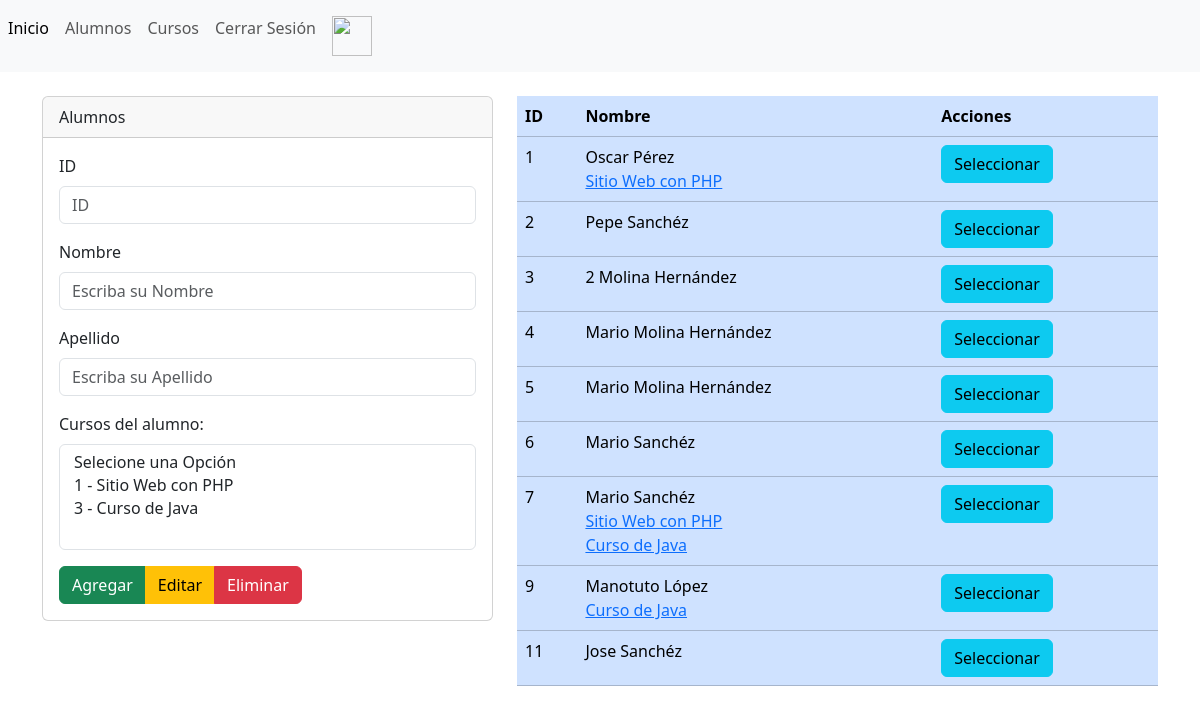
The page /secciones/vista_alumnos.php (signed in) on the database its author committed.
### tables this page shows
CREATE TABLE `alumnos` (
  `id` int(11) NOT NULL AUTO_INCREMENT,
  `nombres` varchar(255) NOT NULL,
  `apellidos` varchar(255) NOT NULL,
  PRIMARY KEY (`id`)
);

CREATE TABLE `cursos` (
  `id` int(11) NOT NULL AUTO_INCREMENT,
  `nombre_curso` varchar(255) NOT NULL,
  PRIMARY KEY (`id`)
);

### secciones/alumnos.php (called while the page is built, shortened)
<?php
$conexionBD = BD::crearInstancia();
$id = isset($_POST['id']) ? $_POST['id'] : '';
$nombres = isset($_POST['nombres']) ? $_POST['nombres'] : '';
$apellidos = isset($_POST['apellidos']) ? $_POST['apellidos'] : '';
$sql = "SELECT * FROM alumnos";
$listaAlumnos = $conexionBD->query($sql);
$alumnos = $listaAlumnos->fetchAll();
foreach ($alumnos as $clave => $alumno) {
    $sql = "SELECT * FROM cursos WHERE id IN (SELECT id_curso FROM alumnos_cursos WHERE id_alumno=:id_alumno)";
    $consulta = $conexionBD->prepare($sql);
    $consulta->bindParam(':id_alumno', $alumno['id']);
    $consulta->execute();
    $cursos_alumno = $consulta->fetchAll();
    $alumnos[$clave]['cursos'] = $cursos_alumno;
}
$sql = "SELECT * FROM cursos";
$listaCursos = $conexionBD->query($sql);
$cursos = $listaCursos->fetchAll();

### secciones/vista_alumnos.php (the view, shortened to what this page needs)
<?php include("../templates/cabecera.php"); ?>
<?php include("alumnos.php"); ?>
<div class="container">
    <div class="row">
        <div class="clo-12">
            <br>
            <div class="row">
                <div class="col-5">
                    <form action="" method="post">
                        <div class="card">
                            <div class="card-header">
                                Alumnos
                            </div>
                            <div class="card-body">
                                <div class="mb-3">
                                    <label for="" class="form-label">ID</label>
                                    <input
                                        type="text"
                                        class="form-control"
                                        name="id"
                                        value="<?php echo $id; ?>"
                                        id="id"
                                        aria-describedby=""
                                        placeholder="ID" />
                                </div>
                                <div class="mb-3">
                                    <label for="" class="form-label">Nombre</label>
                                    <input
                                        type="text"
                                        class="form-control"
                                        name="nombres"
                                        value="<?php echo $nombres; ?>"
                                        id="nombres"
                                        aria-describedby="helpId"
                                        placeholder="Escriba su Nombre" />
                                </div>
                                <div class="mb-3">
                                    <label for="" class="form-label">Apellido</label>
                                    <input
                                        type="text"
                                        class="form-control"
                                        name="apellidos"
                                        value="<?php echo $apellidos; ?>"
                                        id="apellidos"
                                        aria-describedby="helpId"
                                        placeholder="Escriba su Apellido" />
                                </div>
                                <div class="mb-3">
                                    <label for="" class="form-label">Cursos del alumno:</label>
                                    <select multiple class="form-control" name="cursos[]" id="listaCursos">
                                        <option>Selecione una Opción</option>
                                        <?php foreach ($cursos as $curso) { ?>
                                            <option
                                                <?php
                                                if (!empty($arreglo_cursos)):
                                                    if (in_array($curso['id'], $arreglo_cursos)):
                                                        echo "Selected";
                                                    endif;
                                                endif;
                                                ?>
                                                value="<?php echo $curso['id']; ?>">
                                            </option>
                                        <?php } ?>
                                    </select>
                                </div>
                                <div class="btn-group" role="group" aria-label="Button group name">
                                    <button type="submit" name="accion" value="agregar" class="btn btn-success">Agregar</button>
                                    <button type="submit" name="accion" value="editar" class="btn btn-warning">Editar</button>
                                    <button type="submit" name="accion" value="eliminar" class="btn btn-danger">Eliminar</button>
                                </div>
                            </div>
                        </div>
                    </form>
                </div>
                <div class="col-7">
                    <div
                        class="table-responsive">
                        <table
                            class="table table-primary">
                            <thead>
                                <tr>
                                    <th scope="col">ID</th>
                                    <th scope="col">Nombre</th>
                                    <th scope="col">Acciones</th>
                                </tr>
                            </thead>
                            <tbody>
                                <?php foreach ($alumnos as $alumno): ?>
                                    <tr>
                                        <td><?php echo $alumno['id']; ?></td>
                                        <td>
                                            <?php echo $alumno['nombres']; ?> <?php echo $alumno['apellidos']; ?>
                                            <br>
                                            <?php foreach ($alumno["cursos"] as $curso) { ?>
                                                <a href="certificado.php?id_curso=<?php echo $curso['id']; ?>&id_alumno=<?php echo $alumno['id']; ?>">
                                                    <?php echo $curso['nombre_curso']; ?> </a><br>
                                            <?php } ?>
                                        </td>
                                        <td>
                                            <form action="" method="post">
                                                <input type="submit" value="Seleccionar" name="accion" class="btn btn-info">
                                            </form>
                                        </td>
                                    </tr>
                                <?php endforeach; ?>
                            </tbody>
                        </table>
                    </div>
                </div>
            </div>
        </div>
    </div>
</div>
<link href="https://cdn.jsdelivr.net/npm/tom-select@2.3.1/dist/css/tom-select.css" rel="stylesheet">
<?php include("../templates/pie.php"); ?>

### templates/cabecera.php (shortened to what this page needs)
<!doctype html>
<html lang="en">
    <head>
        <link
            href="https://cdn.jsdelivr.net/npm/bootstrap@5.3.2/dist/css/bootstrap.min.css"
            rel="stylesheet"
        />
    </head>
    <body>
        <nav class="navbar navbar-expand navbar-light bg-light">
            <div class="nav navbar-nav">
                <a class="nav-item nav-link active" href="index.php" aria-current="page"
                    >Inicio <span class="visually-hidden">(current)</span></a
                >
                <a class="nav-item nav-link" href="vista_alumnos.php">Alumnos</a>
                <a class="nav-item nav-link" href="vista_cursos.php">Cursos</a>
                <a class="nav-item nav-link" href="cerrar.php">Cerrar Sesión</a>
                <div style="display: flex; justify-content: flex-end;">
                    <a class="nav-item nav-link text-dark" href="db_admin.php">
                        <img src="https://cdn0.iconfinder.com/data/icons/database-75/48/14-512.png" style="width: 40px; height: 40px;"/>
                    </a>
                </div>
            </div></nav>

### templates/pie.php (shortened to what this page needs)
</body>
</html>

### rows shown on the page
alumnos: id "1", nombres "Oscar", apellidos "Pérez"
cursos: $curso['id'] 1 (drawn), nombre_curso "Sitio Web con PHP"
alumnos: id "2", nombres "Pepe", apellidos "Sanchéz"
alumnos: id "3", nombres "2", apellidos "Molina Hernández"
alumnos: id "4", nombres "Mario", apellidos "Molina Hernández"
alumnos: id "5", nombres "Mario", apellidos "Molina Hernández"
alumnos: id "6", nombres "Mario", apellidos "Sanchéz"
alumnos: id "7", nombres "Mario", apellidos "Sanchéz"
cursos: $curso['id'] 3 (drawn), nombre_curso "Curso de Java"
alumnos: id "9", nombres "Manotuto", apellidos "López"
alumnos: id "11", nombres "Jose", apellidos "Sanchéz"
